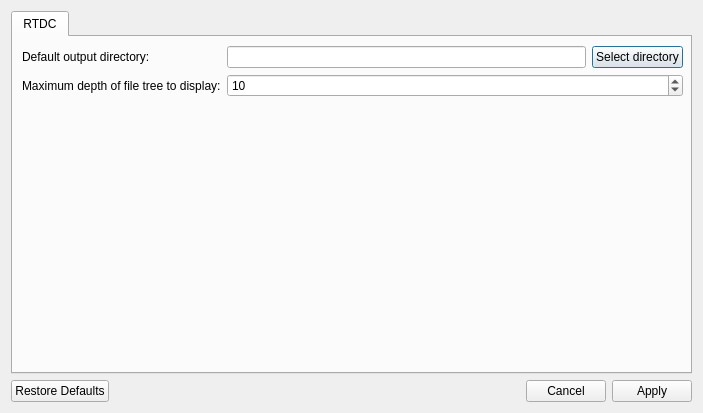
<?xml version="1.0" encoding="UTF-8"?>
<ui version="4.0">
 <class>Dialog</class>
 <widget class="QDialog" name="Dialog">
  <property name="geometry">
   <rect>
    <x>0</x>
    <y>0</y>
    <width>703</width>
    <height>413</height>
   </rect>
  </property>
  <property name="windowTitle">
   <string>Preferences</string>
  </property>
  <property name="windowIcon">
   <iconset theme="gtk-preferences">
    <normaloff>../../../../.designer/backup</normaloff>../../../../.designer/backup</iconset>
  </property>
  <layout class="QVBoxLayout" name="verticalLayout">
   <item>
    <widget class="QTabWidget" name="tabWidget">
     <property name="currentIndex">
      <number>0</number>
     </property>
     <widget class="QWidget" name="tab_rtdc">
      <attribute name="title">
       <string>RTDC</string>
      </attribute>
      <widget class="QWidget" name="layoutWidget">
       <property name="geometry">
        <rect>
         <x>9</x>
         <y>9</y>
         <width>661</width>
         <height>301</height>
        </rect>
       </property>
       <layout class="QGridLayout" name="gridLayout">
        <item row="2" column="0">
         <spacer name="verticalSpacer">
          <property name="orientation">
           <enum>Qt::Vertical</enum>
          </property>
          <property name="sizeHint" stdset="0">
           <size>
            <width>20</width>
            <height>40</height>
           </size>
          </property>
         </spacer>
        </item>
        <item row="1" column="0">
         <layout class="QGridLayout" name="gridLayout_2">
          <item row="2" column="0">
           <widget class="QLabel" name="label">
            <property name="text">
             <string>Maximum depth of file tree to display:</string>
            </property>
           </widget>
          </item>
          <item row="0" column="1">
           <widget class="QLineEdit" name="rtdc_output_path"/>
          </item>
          <item row="0" column="0">
           <widget class="QLabel" name="label_7">
            <property name="text">
             <string>Default output directory:</string>
            </property>
           </widget>
          </item>
          <item row="0" column="2">
           <widget class="QPushButton" name="select_rtdc_output_path">
            <property name="text">
             <string>Select directory</string>
            </property>
           </widget>
          </item>
          <item row="2" column="1" colspan="2">
           <widget class="QSpinBox" name="tree_depth_limit">
            <property name="minimum">
             <number>1</number>
            </property>
            <property name="maximum">
             <number>24</number>
            </property>
            <property name="value">
             <number>10</number>
            </property>
           </widget>
          </item>
         </layout>
        </item>
       </layout>
      </widget>
     </widget>
    </widget>
   </item>
   <item>
    <widget class="QDialogButtonBox" name="buttonBox">
     <property name="orientation">
      <enum>Qt::Horizontal</enum>
     </property>
     <property name="standardButtons">
      <set>QDialogButtonBox::Apply|QDialogButtonBox::Cancel|QDialogButtonBox::RestoreDefaults</set>
     </property>
     <property name="centerButtons">
      <bool>false</bool>
     </property>
    </widget>
   </item>
  </layout>
 </widget>
 <resources/>
 <connections>
  <connection>
   <sender>buttonBox</sender>
   <signal>accepted()</signal>
   <receiver>Dialog</receiver>
   <slot>accept()</slot>
   <hints>
    <hint type="sourcelabel">
     <x>227</x>
     <y>393</y>
    </hint>
    <hint type="destinationlabel">
     <x>157</x>
     <y>274</y>
    </hint>
   </hints>
  </connection>
  <connection>
   <sender>buttonBox</sender>
   <signal>rejected()</signal>
   <receiver>Dialog</receiver>
   <slot>reject()</slot>
   <hints>
    <hint type="sourcelabel">
     <x>295</x>
     <y>399</y>
    </hint>
    <hint type="destinationlabel">
     <x>286</x>
     <y>274</y>
    </hint>
   </hints>
  </connection>
 </connections>
</ui>
